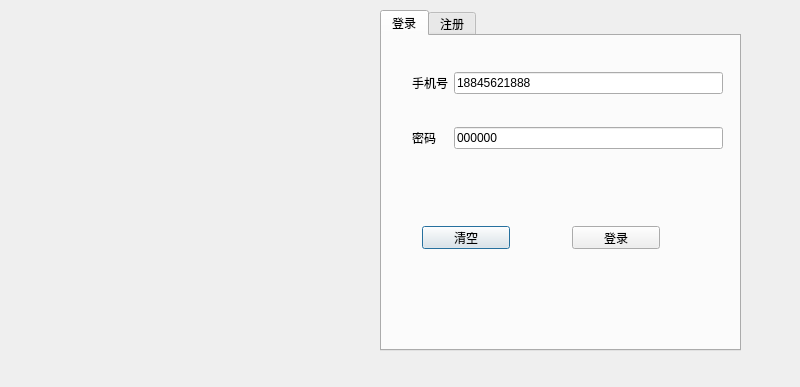
<?xml version="1.0" encoding="UTF-8"?>
<ui version="4.0">
 <class>Maindialog</class>
 <widget class="QDialog" name="Maindialog">
  <property name="geometry">
   <rect>
    <x>0</x>
    <y>0</y>
    <width>800</width>
    <height>387</height>
   </rect>
  </property>
  <property name="windowTitle">
   <string>Maindialog</string>
  </property>
  <widget class="QLabel" name="label">
   <property name="geometry">
    <rect>
     <x>51</x>
     <y>20</y>
     <width>241</width>
     <height>331</height>
    </rect>
   </property>
   <property name="text">
    <string/>
   </property>
   <property name="pixmap">
    <pixmap resource="Source.qrc">:/C:/Users/00/Pictures/AA/txfb.jpg</pixmap>
   </property>
   <property name="scaledContents">
    <bool>true</bool>
   </property>
  </widget>
  <widget class="QTabWidget" name="tw_page">
   <property name="geometry">
    <rect>
     <x>380</x>
     <y>10</y>
     <width>361</width>
     <height>341</height>
    </rect>
   </property>
   <property name="currentIndex">
    <number>0</number>
   </property>
   <widget class="QWidget" name="tab">
    <attribute name="title">
     <string>登录</string>
    </attribute>
    <widget class="QWidget" name="gridLayoutWidget">
     <property name="geometry">
      <rect>
       <x>30</x>
       <y>9</y>
       <width>311</width>
       <height>131</height>
      </rect>
     </property>
     <layout class="QGridLayout" name="gridLayout">
      <item row="2" column="0">
       <widget class="QLabel" name="label_3">
        <property name="text">
         <string>密码</string>
        </property>
       </widget>
      </item>
      <item row="1" column="0">
       <widget class="QLabel" name="label_2">
        <property name="text">
         <string>手机号</string>
        </property>
       </widget>
      </item>
      <item row="2" column="2">
       <widget class="QLineEdit" name="le_password_login">
        <property name="text">
         <string>000000</string>
        </property>
       </widget>
      </item>
      <item row="1" column="2">
       <widget class="QLineEdit" name="le_tel_login">
        <property name="text">
         <string>18845621888</string>
        </property>
       </widget>
      </item>
     </layout>
    </widget>
    <widget class="QPushButton" name="pb_clear_login">
     <property name="geometry">
      <rect>
       <x>40</x>
       <y>190</y>
       <width>88</width>
       <height>23</height>
      </rect>
     </property>
     <property name="text">
      <string>清空</string>
     </property>
    </widget>
    <widget class="QPushButton" name="pb_login_login">
     <property name="geometry">
      <rect>
       <x>190</x>
       <y>190</y>
       <width>88</width>
       <height>23</height>
      </rect>
     </property>
     <property name="text">
      <string>登录</string>
     </property>
    </widget>
   </widget>
   <widget class="QWidget" name="tab_2">
    <attribute name="title">
     <string>注册</string>
    </attribute>
    <widget class="QWidget" name="gridLayoutWidget_3">
     <property name="geometry">
      <rect>
       <x>20</x>
       <y>30</y>
       <width>311</width>
       <height>214</height>
      </rect>
     </property>
     <layout class="QGridLayout" name="gridLayout_3">
      <item row="1" column="2">
       <widget class="QLineEdit" name="le_name_register"/>
      </item>
      <item row="3" column="2">
       <widget class="QLineEdit" name="le_password_register"/>
      </item>
      <item row="4" column="2">
       <widget class="QLineEdit" name="le_confirm_register"/>
      </item>
      <item row="3" column="0">
       <widget class="QLabel" name="label_10">
        <property name="text">
         <string>密码</string>
        </property>
       </widget>
      </item>
      <item row="2" column="0">
       <widget class="QLabel" name="label_8">
        <property name="text">
         <string>手机号</string>
        </property>
       </widget>
      </item>
      <item row="2" column="2">
       <widget class="QLineEdit" name="le_tel_register"/>
      </item>
      <item row="1" column="0">
       <widget class="QLabel" name="label_9">
        <property name="text">
         <string>昵称</string>
        </property>
       </widget>
      </item>
      <item row="4" column="0">
       <widget class="QLabel" name="label_14">
        <property name="text">
         <string>密码确认</string>
        </property>
       </widget>
      </item>
     </layout>
    </widget>
    <widget class="QPushButton" name="pb_clear_register">
     <property name="geometry">
      <rect>
       <x>60</x>
       <y>270</y>
       <width>88</width>
       <height>23</height>
      </rect>
     </property>
     <property name="text">
      <string>清空</string>
     </property>
    </widget>
    <widget class="QPushButton" name="pb_register_register">
     <property name="geometry">
      <rect>
       <x>210</x>
       <y>270</y>
       <width>88</width>
       <height>23</height>
      </rect>
     </property>
     <property name="text">
      <string>注册</string>
     </property>
    </widget>
   </widget>
  </widget>
 </widget>
 <tabstops>
  <tabstop>le_tel_login</tabstop>
  <tabstop>le_password_login</tabstop>
  <tabstop>pb_login_login</tabstop>
  <tabstop>pb_clear_login</tabstop>
  <tabstop>le_name_register</tabstop>
  <tabstop>le_tel_register</tabstop>
  <tabstop>le_password_register</tabstop>
  <tabstop>le_confirm_register</tabstop>
  <tabstop>pb_register_register</tabstop>
  <tabstop>pb_clear_register</tabstop>
  <tabstop>tw_page</tabstop>
 </tabstops>
 <resources>
  <include location="Source.qrc"/>
 </resources>
 <connections/>
</ui>
